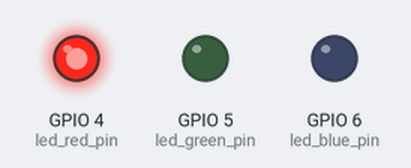
A program run on a simulated Raspberry Pi (BCM pin numbers). Parts: output pins drawn as LEDs (lit = HIGH). At 6.0 s the program stops and its outputs stay as they are.

Above: at 0.05 s.
At 0.75 s:
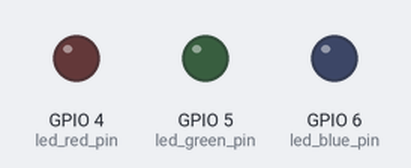
At 1.45 s:
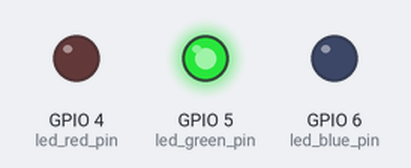
At 2.85 s:
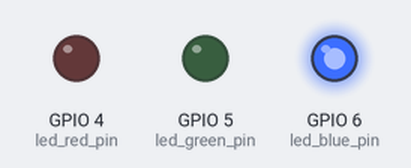
Timing chart, 0 to 3.1 s (numbered marks = the images above):
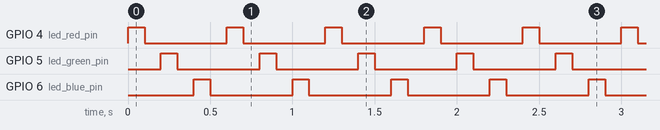

The program:

SSKmission01.py
```python
import RPi.GPIO as GPIO
import time

# GPIO 핀 번호 설정
led_red_pin =4
led_green_pin=5
led_blue_pin=6


led_pin = [led_red_pin,led_green_pin,led_blue_pin]

#led를 모드 끄는 함수
def all_off():
    GPIO.output(led_red_pin,False)
    GPIO.output(led_green_pin,False)
    GPIO.output(led_blue_pin,False)

#핀모드 설정
#GPIO핀을 사용할때 BCM모드로 사용한다
#각 GPIO포트 456번을 출력으로 변경
GPIO.setmode(GPIO.BCM)
GPIO.setup(led_red_pin,GPIO.OUT)
GPIO.setup(led_green_pin,GPIO.OUT)
GPIO.setup(led_blue_pin,GPIO.OUT)


all_off()


def led_onoff(color,sec):

    GPIO.output(led_pin[color],GPIO.HIGH)
    time.sleep(sec)
    GPIO.output(led_pin[color],GPIO.LOW)
    time.sleep(sec)

try:
    for i in range(10):

        for j in range(3):
            led_onoff(j,0.1)

except KeyboardInterrupt:
    pass

GPIO.cleanup()
```

Measured:
- by itself, GPIO 4 (led_red_pin), GPIO 5 (led_green_pin), GPIO 6 (led_blue_pin): alternates HIGH for 0.10 s and LOW for 0.50 s, 20 changes in all, then stays LOW
- by itself, everything shown: repeats every 0.60 s, in 6 steps
